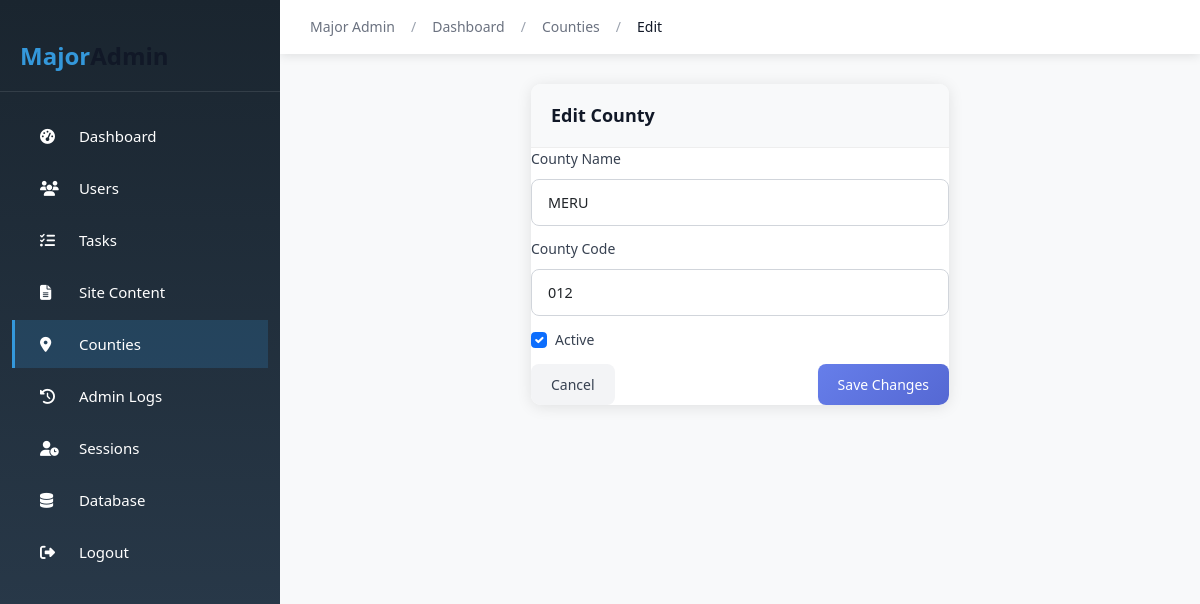
The page /majoradmin/counties/edit/1/ (signed in) on the database its author committed.
### majoradmin/models.py (models this page shows, shortened)
class County(models.Model):
    name = models.CharField(max_length=100, unique=True)
    code = models.CharField(max_length=10, unique=True)
    is_active = models.BooleanField(default=True)
    created_at = models.DateTimeField(auto_now_add=True)
    updated_at = models.DateTimeField(auto_now=True)
    class Meta:
        ordering = ['name']
        verbose_name_plural = 'Counties'

### majoradmin/views.py (the view)
    def wrapper(request, *args, **kwargs):
        if not request.user.is_authenticated:
            return redirect('majoradmin_login')
        if not request.user.is_superuser:
            messages.error(request, 'Access denied. Superuser privileges required.')
            return redirect('dashboard')
        return view_func(request, *args, **kwargs)

### apartments/context_processors.py (called while the page is built, shortened)
def notification_count(request):
    from apartments.models import Notification, UserProfile
    unread_count = 0
    if request.user.is_authenticated:
        try:
            profile = request.user.profile
            user_role = profile.role if profile else None
            notifications = Notification.objects.filter(
                Q(recipient=request.user) | Q(recipient=None)
            )
            user_notifications = []
            for notif in notifications:
                if notif.recipient is not None and notif.recipient == request.user:
                    user_notifications.append(notif)
            unread_count = sum(1 for n in user_notifications if not n.is_read)
        except Exception:
            pass
    return {'unread_notification_count': unread_count}

### majoradmin/views.py (called while the page is built, shortened)
def major_admin_required(view_func):
    def wrapper(request, *args, **kwargs):
        if not request.user.is_authenticated:
            return redirect('majoradmin_login')
        if not request.user.is_superuser:
            messages.error(request, 'Access denied. Superuser privileges required.')
            return redirect('dashboard')
        return view_func(request, *args, **kwargs)
    return wrapper

@major_admin_required
def edit_county(request, county_id):
    county = get_object_or_404(County, id=county_id)
    context = {
        'county': county,
    }
    return render(request, 'majoradmin/edit_county.html', context)

### templates/majoradmin/edit_county.html (shortened to what this page needs)
{% extends 'majoradmin/base.html' %}
{% block breadcrumb %}
<li class="breadcrumb-item"><a href="{% url 'majoradmin_dashboard' %}">Dashboard</a></li>
<li class="breadcrumb-item"><a href="{% url 'majoradmin_counties' %}">Counties</a></li>
<li class="breadcrumb-item active">Edit</li>
{% endblock %}
{% block page_content %}
<div class="row">
    <div class="col-md-6 mx-auto">
        <div class="table-card">
            <div class="card-header">
                <h5 class="mb-0">Edit County</h5>
            </div>
            <div class="card-body">
                <form method="POST">
                    <div class="mb-3">
                        <label class="form-label">County Name</label>
                        <input type="text" name="name" class="form-control" value="{{ county.name }}" required>
                    </div>
                    <div class="mb-3">
                        <label class="form-label">County Code</label>
                        <input type="text" name="code" class="form-control" value="{{ county.code }}" required>
                    </div>
                    <div class="mb-3 form-check">
                        <input type="checkbox" name="is_active" class="form-check-input" id="is_active" {% if county.is_active %}checked{% endif %}>
                        <label class="form-check-label" for="is_active">Active</label>
                    </div>
                    <div class="d-flex justify-content-between">
                        <a href="{% url 'majoradmin_counties' %}" class="btn btn-secondary">Cancel</a>
                        <button type="submit" class="btn btn-primary">Save Changes</button>
                    </div>
                </form>
            </div>
        </div>
    </div>
</div>
{% endblock %}

### templates/majoradmin/base.html (style rules this page uses)
:root { --primary-color: #2c3e50; --secondary-color: #3498db; --accent-color: #e74c3c; --sidebar-width: 280px; }
body { font-family: 'Segoe UI', Tahoma, Geneva, Verdana, sans-serif; background-color: #f8f9fa; }
.table-card { background: white; border-radius: 10px; box-shadow: 0 2px 15px rgba(0,0,0,0.1); overflow: hidden; }
.table-card .card-header { background: #f8f9fa; padding: 20px; border-bottom: 1px solid #eee; }
.table-card .card-body { padding: 0; }
.form-control, .form-select { border-radius: 8px; padding: 12px 15px; border: 1px solid #ddd; }

### rows shown on the page
County: name "MERU", code "012", is_active "☑"
